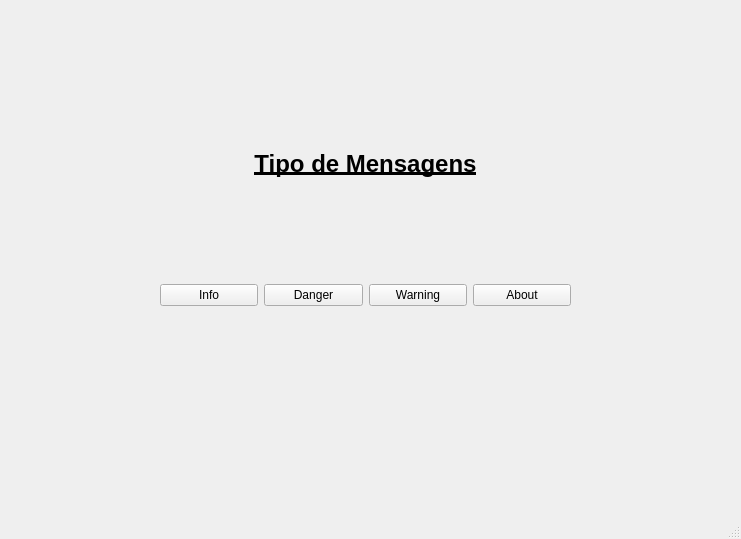
<?xml version="1.0" encoding="UTF-8"?>
<ui version="4.0">
 <class>MinhassMensagens</class>
 <widget class="QMainWindow" name="MinhassMensagens">
  <property name="geometry">
   <rect>
    <x>0</x>
    <y>0</y>
    <width>741</width>
    <height>539</height>
   </rect>
  </property>
  <property name="windowTitle">
   <string>MinhassMensagens</string>
  </property>
  <widget class="QWidget" name="centralwidget">
   <widget class="QLabel" name="label">
    <property name="geometry">
     <rect>
      <x>230</x>
      <y>150</y>
      <width>271</width>
      <height>61</height>
     </rect>
    </property>
    <property name="text">
     <string>&lt;html&gt;&lt;head/&gt;&lt;body&gt;&lt;h1 align=&quot;center&quot; style=&quot; margin-top:18px; margin-bottom:12px; margin-left:0px; margin-right:0px; -qt-block-indent:0; text-indent:0px;&quot;&gt;&lt;span style=&quot; font-size:14pt; font-weight:700; text-decoration: underline;&quot;&gt;Tipo de Mensagens&lt;/span&gt;&lt;/h1&gt;&lt;p align=&quot;center&quot;&gt;&lt;span style=&quot; font-size:14pt; font-weight:700; text-decoration: underline;&quot;&gt;&lt;br/&gt;&lt;/span&gt;&lt;/p&gt;&lt;/body&gt;&lt;/html&gt;</string>
    </property>
   </widget>
   <widget class="QWidget" name="">
    <property name="geometry">
     <rect>
      <x>160</x>
      <y>270</y>
      <width>411</width>
      <height>51</height>
     </rect>
    </property>
    <layout class="QHBoxLayout" name="horizontalLayout">
     <item>
      <widget class="QPushButton" name="btn_info">
       <property name="text">
        <string>Info</string>
       </property>
      </widget>
     </item>
     <item>
      <widget class="QPushButton" name="btn_danger">
       <property name="text">
        <string>Danger</string>
       </property>
      </widget>
     </item>
     <item>
      <widget class="QPushButton" name="btn_warning">
       <property name="text">
        <string>Warning</string>
       </property>
      </widget>
     </item>
     <item>
      <widget class="QPushButton" name="btn_about">
       <property name="text">
        <string>About</string>
       </property>
      </widget>
     </item>
    </layout>
   </widget>
  </widget>
  <widget class="QMenuBar" name="menubar">
   <property name="geometry">
    <rect>
     <x>0</x>
     <y>0</y>
     <width>741</width>
     <height>22</height>
    </rect>
   </property>
  </widget>
  <widget class="QStatusBar" name="statusbar"/>
 </widget>
 <resources/>
 <connections/>
</ui>
